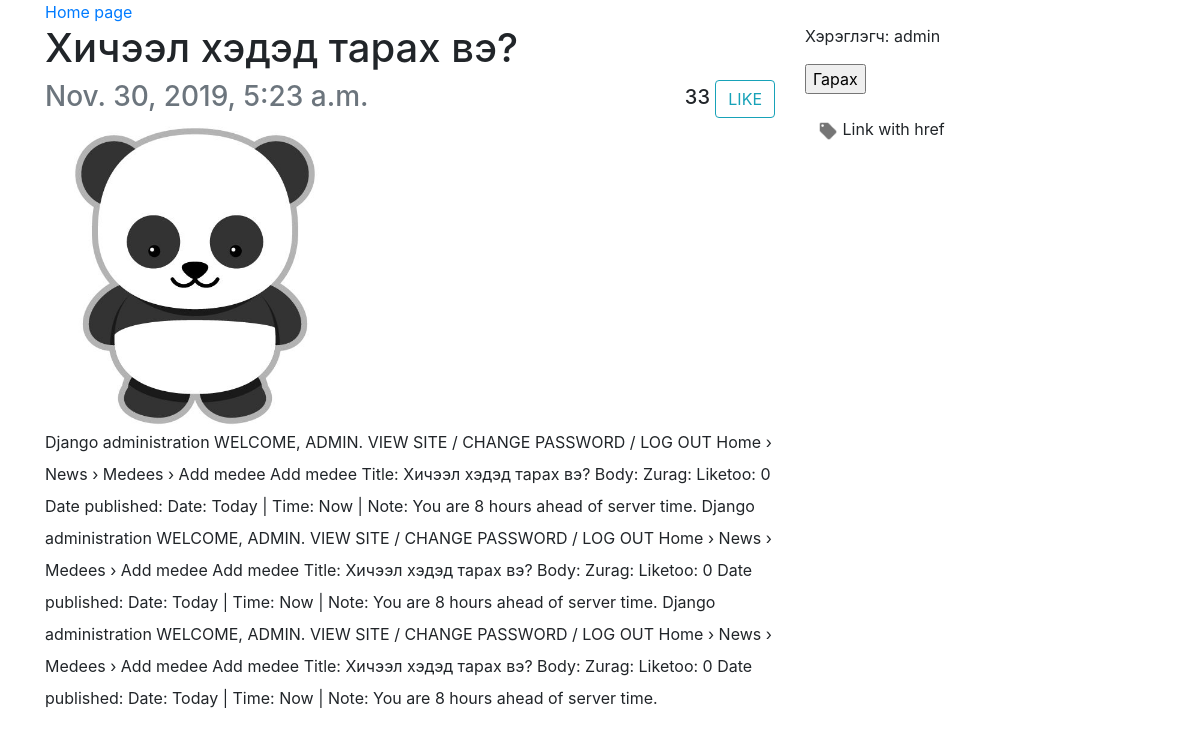
/read/2/ (signed in), run on an earlier commit of the app's database.
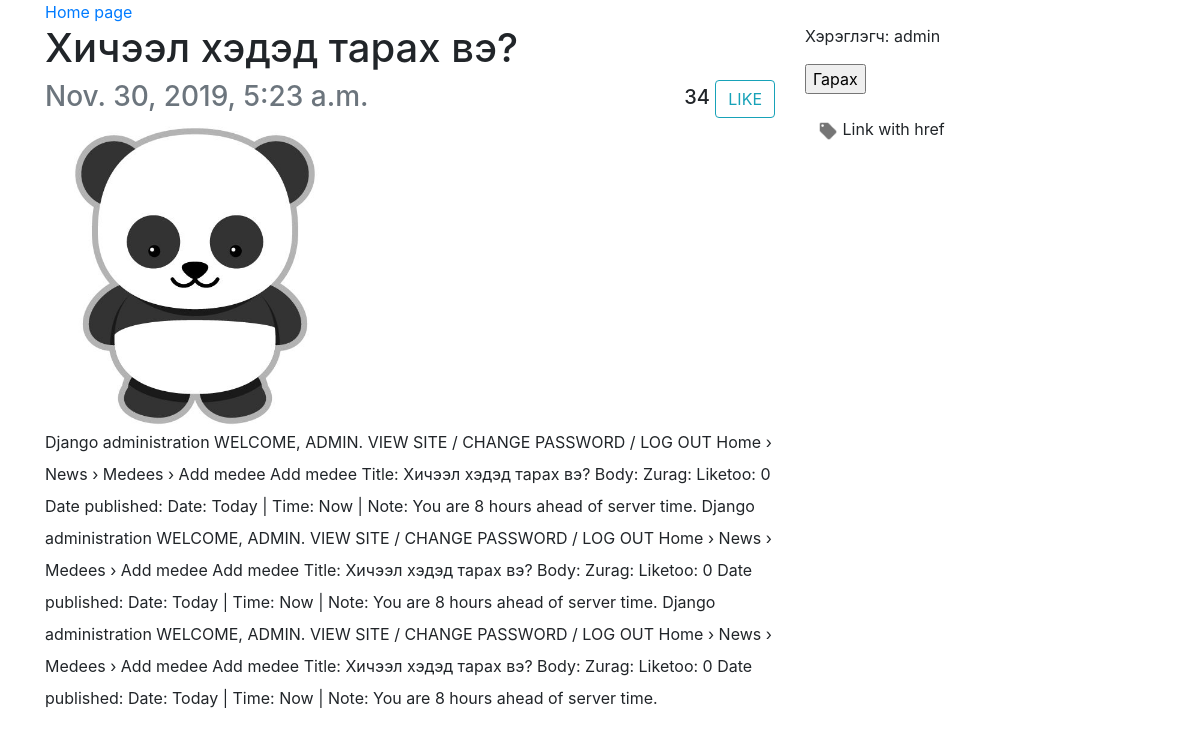
And on a later commit of the database.
### news/models.py (models this page shows)
class Medee(models.Model):
    title = models.CharField(max_length=200)
    body = models.TextField()
    zurag = models.ImageField(upload_to="medee_zurag")
    liketoo = models.IntegerField(default=0)
    pub_date = models.DateTimeField('date published')

### news/views.py (the view)
# urls.py: path('read/<int:news_id>/', views.read, name='read'),
@login_required
def read(request, news_id):
    news = Medee.objects.get(pk=news_id)
    return render(request, "news/read.html", {"news": news})

### news/templates/news/read.html (shortened to what this page needs)
{% load static %}
<html>
    <head>
        <link rel="stylesheet" type="text/css" href="{% static 'polls/bootstrap-4.4.1-dist/css/bootstrap.css' %}">
    </head>
    <body>
        <div class="container">
            <div class="row">
                <div class="col">
                    <a href="{% url 'index' %}">Home page</a>
                </div>
            </div>
            <div class="row">
                <div class="col-8">
                    <h1>{{ news.title }}</h1>
                    <div class="row">
                        <div class="col-auto mr-auto">
                            <h3 class="text-secondary">{{ news.pub_date }}</h3>
                        </div>
                        <div class="col-auto">
                            <h5><span id="liketoo_str">{{ news.liketoo }}</span> <button id="like_btn" class="btn btn-outline-info">LIKE</button></h5>
                        </div>
                    </div>
                    <img width="300px" src="{{ news.zurag.url }}" alt="" srcset="">
                    <p style="line-height: 2em;">{{ news.body }}</p>
                </div>
                <div class="col-4">
                    {% if user.is_authenticated %}
                    <p>
                        Хэрэглэгч: {{ user.username }}
                        <form action="{% url 'logout' %}">
                            <input type="submit" value="Гарах">
                        </form>
                    </p>
                    {% else %}
                    <p>
                        <a href="{% url 'login' %}">Нэвтэрч орно уу.</a>
                    </p>
                    {% endif %}
                    <p>
                        <a class="btn btn-default" data-toggle="collapse" href="#collapseExample" role="button" aria-expanded="false" aria-controls="collapseExample">
                            <img src="{% static 'news/label.png' %}" alt="" srcset="" width="20px"> Link with href
                        </a>
                    </p>
                </div>
            </div>
        </div>
    </body>
</html>

What changed in the data, as far as the page shows it:
changed Medee "Хичээл хэдэд тарах вэ?": liketoo "33" → "34"
